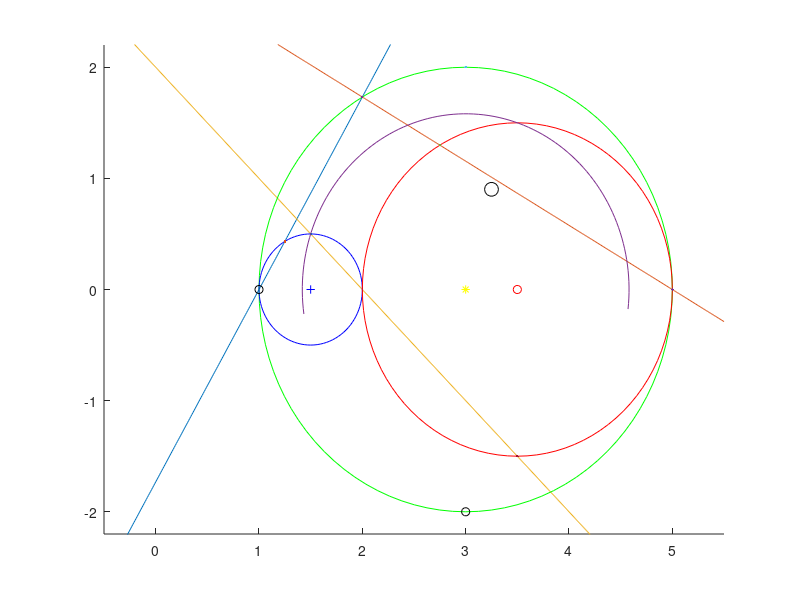

Write MATLAB code to recreate this figure. (Note: this script raises an error after producing the figure.)
clear
clc
clf
d1 = 60;
d2 = 30;
d3 = 45;
n1 = cos(deg2rad(d1));
n2 = cos(deg2rad(d2));
n3 = cos(deg2rad(d3));
% inputs
N_stress_x = 5;
N_stress_y = 2;
N_stress_z = 1;
S_stress_xy = 0;
S_stress_xz = 0;
S_stress_yz = 0;

% calculations
ST = [N_stress_x, S_stress_xy, S_stress_xz;
    S_stress_xy, N_stress_y, S_stress_yz;
    S_stress_xz, S_stress_yz, N_stress_z];
lambda = eig(ST);
Prin_stress_x = max(lambda);
Prin_stress_y = median(lambda);
Prin_stress_z = min(lambda);

c1 = (Prin_stress_y + Prin_stress_z)/2;
c2 = (Prin_stress_x + Prin_stress_z)/2;
c3 = (Prin_stress_x + Prin_stress_y)/2;
r1 = (abs(Prin_stress_y - Prin_stress_z))/2;
r2 = (abs(Prin_stress_x - Prin_stress_z))/2;
r3 = (abs(Prin_stress_x - Prin_stress_y))/2;
centres = [c1,c2,c3];
radii = [r1,r2,r3];
sigmatot = [Prin_stress_z, Prin_stress_y, Prin_stress_x];
% rotation point calc
sign = (Prin_stress_x*(n1*n1)) + (Prin_stress_y*(n2*n2)) + (Prin_stress_z*(n3*n3)) + ...
       2*((S_stress_xy*n1*n2)+(S_stress_xz*n1*n3)+(S_stress_yz*n2*n3));
T1 = (Prin_stress_x*n1)+(S_stress_xy*n2)+(S_stress_xz*n3);
T2 = (S_stress_xy*n1)+(Prin_stress_y*n2)+(S_stress_yz*n3);
T3 = (S_stress_xz*n1)+(S_stress_yz*n2)+(Prin_stress_z*n3);
Tn = abs(sqrt((T1*T1)+(T2*T2)+(T3*T3)-(sign*sign)));

% Min/Max
sig_min = min(sigmatot);
sig_max = max(sigmatot);
tau_max = + max(radii);
tau_min = - max(radii);

% rotation
% alpha
a = d1;
x = min(centres)-max(radii):0.01:max(centres)+max(radii);
x1 = [((tand(a)^2)+1), -2*(((tand(a)^2)*Prin_stress_z)+c1), ((Prin_stress_z^2)*(tand(a)^2)+(c1^2)-(r1^2))];
rootx1 = roots(x1);
k2 = max(rootx1);
y2 = tand(a)*(k2-Prin_stress_z);
x3 = [((tand(a)^2)+1), -2*(((tand(a)^2)*Prin_stress_z)+c2), ((Prin_stress_z^2)*(tand(a)^2)+(c2^2)-(r2^2))];
rootx3 = roots(x3);
k1 = max(rootx3);
y1 = tand(a)*(k1-Prin_stress_z);
y = tand(a)*(x-Prin_stress_z);
hold on
plot(x,y)
%Beta
b = -d2;
xb = min(centres)-max(radii):0.01:max(centres)+max(radii);
xb1 = [((tand(b)^2)+1), -2*(((tand(b)^2)*Prin_stress_x)+c3), ((Prin_stress_x^2)*(tand(b)^2)+(c3^2)-(r3^2))];
rootxb1 = roots(xb1);
kb1 = min(rootxb1);
yb1 = tand(b)*(kb1-Prin_stress_x);
xb2 = [((tand(b)^2)+1), -2*(((tand(b)^2)*Prin_stress_x)+c2), ((Prin_stress_x^2)*(tand(b)^2)+(c2^2)-(r2^2))];
rootxb2 = roots(xb2);
kb2 = min(rootxb2);
yb2 = tand(b)*(kb2-Prin_stress_x);
yb3 = tand(b)*(min(rootxb2)-Prin_stress_x);
yb = tand(b)*(xb-Prin_stress_x);
plot(xb,yb)

% charlie
c = -d3;
xc = min(centres)-max(radii):0.01:max(centres)+max(radii);
xc1 = [((tand(c)^2)+1), -2*(((tand(c)^2)*Prin_stress_y)+c1), ((Prin_stress_y^2)*(tand(c)^2)+(c1^2)-(r1^2))];
rootxc1 = roots(xc1);
kc1 = min(rootxc1);
yc1 = tand(c)*(kc1-Prin_stress_y);
xc2 = [((tand(c)^2)+1), -2*(((tand(c)^2)*Prin_stress_y)+c3), ((Prin_stress_y^2)*(tand(c)^2)+(c3^2)-(r3^2))];
rootxc2 = roots(xc2);
kc2 = max(rootxc2);
yc2 = tand(c)*(kc2-Prin_stress_y);
yc = tand(c)*(xc-Prin_stress_y);
plot(xc,yc)
% plot circles
s2 = 'g-';
th2 = 0:pi/50:2*pi;
xunit2 = r2 * cos(th2) + c2;
yunit2 = r2 * sin(th2) ;
p2 = plot(xunit2, yunit2, s2);

s1 = 'b-';
th1 = 0:pi/50:2*pi;
xunit1 = r1 * cos(th1) + c1;
yunit1 = r1 * sin(th1) ;
p1 = plot(xunit1, yunit1, s1);

s3 = 'r-';
th3 = 0:pi/50:2*pi;
xunit3 = r3 * cos(th3) + c3;
yunit3 = r3 * sin(th3) ;
p3 = plot(xunit3, yunit3, s3);

% Salient points
plot(sig_max, 0, sig_min, 0, 'Marker', 'o', 'Markersize', 6, 'color','Black')
plot(c2, tau_max, c2, tau_min, 'Marker', 'o', 'Markersize', 6, 'color', 'Black')
 plot(k1,y1,k2,y2,c3,0,'Marker', 'o', 'Markersize', 6, 'color', 'Red')
 plot(kb2,yb2,kb1,yb1,c1,0,'Marker','+','Markersize', 6,'color','blue')
 plot(kc2,yc2,kc1,yc1,c2,0,'Marker','*','Markersize', 6,'color','yellow')
plot(sign,Tn,'Marker','o','Markersize', 10, 'color', 'Black')
axis([min(centres)-max(radii),max(centres)+max(radii), tau_min-(max(radii))/10, tau_max+(max(radii))/10])

% arc drawing alpha
xa = 100.3343;
ya = 0;
ra = sqrt(((100.3343-1.6)^2)+((0-38.57)^2));
tha = 0:pi/1000:2*pi;
xunit = ra * cos(tha) + xa;
xshort = (xunit(xunit>=k2 & xunit<=k1));
xhalf = xshort(1,1:(round(length(xshort))/2));
yunit = ra * sin(tha) + ya;
yshort = (yunit(yunit>=y2 & yunit<=y1));
yhalf = yshort(1,(round(length(yshort)/2))+1:end);

% arc drawing Beta
xb = c1;
yb = 0;
rb = sqrt(((xb-kb1)^2+(0-yb1)^2));
thb = 0:pi/1000:2*pi;
xunitb = rb * cos(thb) + xb;
xshortb = (xunitb(xunitb>=kb2 & xunitb<kb1));
xhalfb = xshortb(1,1:(round(length(xshortb))/2));
yunitb = rb * sin(thb) + yb;
yshortb = (yunitb(yunitb>=yb1 & yunitb<=yb2));
yhalfb = flip(yshortb(1,(round(length(yshortb)/2))+1:end));

% arc drawing Charlie
th1 = tan(yc1/(c2+kc1)); %0.625628...
th2 = pi+tan(yc2/(kc2-c2)); %2.2699...
xc = c2;
yc = 0;
rc = sqrt(((xc-kc1)^2+(0-yc1)^2));
thc = -th1:pi/100:th2;
xunitc = rc * cos(thc) + xc;
yunitc = rc * sin(thc) + yc;
plot(xunitc,yunitc)

% plotting
plot(xhalf, yhalf, 'color', 'black')
plot(xhalfb, yhalfb, 'color', 'blue')

plot([k1,xa,k2], [y1,ya,y2], 'black:')
plot([kb1,xb,kb2], [yb1,yb,yb2],'blue:')
plot([kc1,xc,kc2], [yc1,yc,yc2],'green:')
%plot(xshort,yshort)
%plot(xunit, yunit)